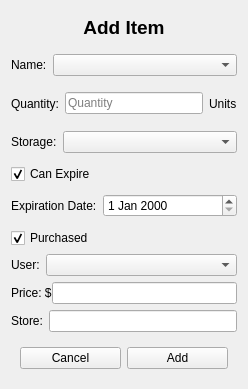
<?xml version="1.0" encoding="UTF-8"?>
<ui version="4.0">
 <class>addItemWindow</class>
 <widget class="QWidget" name="addItemWindow">
  <property name="geometry">
   <rect>
    <x>0</x>
    <y>0</y>
    <width>248</width>
    <height>389</height>
   </rect>
  </property>
  <property name="windowTitle">
   <string>Add Item</string>
  </property>
  <layout class="QVBoxLayout" name="verticalLayout">
   <item>
    <widget class="QLabel" name="label_title">
     <property name="font">
      <font>
       <pointsize>14</pointsize>
       <bold>true</bold>
      </font>
     </property>
     <property name="text">
      <string>Add Item</string>
     </property>
     <property name="alignment">
      <set>Qt::AlignCenter</set>
     </property>
    </widget>
   </item>
   <item>
    <widget class="QWidget" name="widget" native="true">
     <layout class="QHBoxLayout" name="horizontalLayout">
      <property name="leftMargin">
       <number>0</number>
      </property>
      <property name="topMargin">
       <number>0</number>
      </property>
      <property name="rightMargin">
       <number>0</number>
      </property>
      <property name="bottomMargin">
       <number>0</number>
      </property>
      <item>
       <widget class="QLabel" name="label_6">
        <property name="text">
         <string>Name:</string>
        </property>
       </widget>
      </item>
      <item>
       <widget class="QComboBox" name="itemSelector">
        <property name="sizePolicy">
         <sizepolicy hsizetype="Expanding" vsizetype="Fixed">
          <horstretch>0</horstretch>
          <verstretch>0</verstretch>
         </sizepolicy>
        </property>
       </widget>
      </item>
     </layout>
    </widget>
   </item>
   <item>
    <widget class="QWidget" name="widget_5" native="true">
     <layout class="QHBoxLayout" name="horizontalLayout_5">
      <property name="leftMargin">
       <number>0</number>
      </property>
      <property name="topMargin">
       <number>0</number>
      </property>
      <property name="rightMargin">
       <number>0</number>
      </property>
      <property name="bottomMargin">
       <number>0</number>
      </property>
      <item>
       <widget class="QLabel" name="label_3">
        <property name="text">
         <string>Quantity:</string>
        </property>
       </widget>
      </item>
      <item>
       <widget class="QLineEdit" name="quantityInput">
        <property name="placeholderText">
         <string>Quantity</string>
        </property>
       </widget>
      </item>
      <item>
       <widget class="QLabel" name="unitLabel">
        <property name="text">
         <string>Units</string>
        </property>
       </widget>
      </item>
     </layout>
    </widget>
   </item>
   <item>
    <widget class="QWidget" name="widget_2" native="true">
     <layout class="QHBoxLayout" name="horizontalLayout_2">
      <property name="leftMargin">
       <number>0</number>
      </property>
      <property name="topMargin">
       <number>0</number>
      </property>
      <property name="rightMargin">
       <number>0</number>
      </property>
      <property name="bottomMargin">
       <number>0</number>
      </property>
      <item>
       <widget class="QLabel" name="label_5">
        <property name="text">
         <string>Storage:</string>
        </property>
       </widget>
      </item>
      <item>
       <widget class="QComboBox" name="storageSelector">
        <property name="sizePolicy">
         <sizepolicy hsizetype="Expanding" vsizetype="Fixed">
          <horstretch>0</horstretch>
          <verstretch>0</verstretch>
         </sizepolicy>
        </property>
       </widget>
      </item>
     </layout>
    </widget>
   </item>
   <item>
    <widget class="QCheckBox" name="canExpire">
     <property name="text">
      <string>Can Expire</string>
     </property>
     <property name="checked">
      <bool>true</bool>
     </property>
    </widget>
   </item>
   <item>
    <widget class="QWidget" name="expiryData" native="true">
     <layout class="QHBoxLayout" name="horizontalLayout_4">
      <property name="leftMargin">
       <number>0</number>
      </property>
      <property name="topMargin">
       <number>0</number>
      </property>
      <property name="rightMargin">
       <number>0</number>
      </property>
      <property name="bottomMargin">
       <number>0</number>
      </property>
      <item>
       <widget class="QLabel" name="label_4">
        <property name="sizePolicy">
         <sizepolicy hsizetype="Fixed" vsizetype="Preferred">
          <horstretch>0</horstretch>
          <verstretch>0</verstretch>
         </sizepolicy>
        </property>
        <property name="text">
         <string>Expiration Date:</string>
        </property>
       </widget>
      </item>
      <item>
       <widget class="QDateEdit" name="expiryInput"/>
      </item>
     </layout>
    </widget>
   </item>
   <item>
    <widget class="QCheckBox" name="isPurchased">
     <property name="text">
      <string>Purchased</string>
     </property>
     <property name="checked">
      <bool>true</bool>
     </property>
    </widget>
   </item>
   <item>
    <widget class="QWidget" name="purchaseData" native="true">
     <layout class="QVBoxLayout" name="verticalLayout_2">
      <property name="leftMargin">
       <number>0</number>
      </property>
      <property name="topMargin">
       <number>0</number>
      </property>
      <property name="rightMargin">
       <number>0</number>
      </property>
      <property name="bottomMargin">
       <number>0</number>
      </property>
      <item>
       <widget class="QWidget" name="widget_4" native="true">
        <layout class="QHBoxLayout" name="horizontalLayout_8">
         <property name="leftMargin">
          <number>0</number>
         </property>
         <property name="topMargin">
          <number>0</number>
         </property>
         <property name="rightMargin">
          <number>0</number>
         </property>
         <property name="bottomMargin">
          <number>0</number>
         </property>
         <item>
          <widget class="QLabel" name="label_8">
           <property name="text">
            <string>User:</string>
           </property>
          </widget>
         </item>
         <item>
          <widget class="QComboBox" name="userSelector">
           <property name="sizePolicy">
            <sizepolicy hsizetype="Expanding" vsizetype="Fixed">
             <horstretch>0</horstretch>
             <verstretch>0</verstretch>
            </sizepolicy>
           </property>
          </widget>
         </item>
        </layout>
       </widget>
      </item>
      <item>
       <widget class="QWidget" name="widget_3" native="true">
        <layout class="QHBoxLayout" name="horizontalLayout_3">
         <property name="spacing">
          <number>0</number>
         </property>
         <property name="leftMargin">
          <number>0</number>
         </property>
         <property name="topMargin">
          <number>0</number>
         </property>
         <property name="rightMargin">
          <number>0</number>
         </property>
         <property name="bottomMargin">
          <number>0</number>
         </property>
         <item>
          <widget class="QLabel" name="label">
           <property name="text">
            <string>Price: $</string>
           </property>
          </widget>
         </item>
         <item>
          <widget class="QLineEdit" name="priceInput">
           <property name="text">
            <string/>
           </property>
          </widget>
         </item>
        </layout>
       </widget>
      </item>
      <item>
       <widget class="QWidget" name="widget_9" native="true">
        <layout class="QHBoxLayout" name="horizontalLayout_7">
         <property name="spacing">
          <number>6</number>
         </property>
         <property name="leftMargin">
          <number>0</number>
         </property>
         <property name="topMargin">
          <number>0</number>
         </property>
         <property name="rightMargin">
          <number>0</number>
         </property>
         <property name="bottomMargin">
          <number>0</number>
         </property>
         <item>
          <widget class="QLabel" name="label_7">
           <property name="text">
            <string>Store:</string>
           </property>
          </widget>
         </item>
         <item>
          <widget class="QLineEdit" name="storeInput">
           <property name="text">
            <string/>
           </property>
          </widget>
         </item>
        </layout>
       </widget>
      </item>
     </layout>
    </widget>
   </item>
   <item>
    <widget class="QWidget" name="widget_6" native="true">
     <layout class="QHBoxLayout" name="horizontalLayout_6">
      <item>
       <widget class="QPushButton" name="cancelBtn">
        <property name="text">
         <string>Cancel</string>
        </property>
       </widget>
      </item>
      <item>
       <widget class="QPushButton" name="addBtn">
        <property name="text">
         <string>Add</string>
        </property>
       </widget>
      </item>
     </layout>
    </widget>
   </item>
  </layout>
 </widget>
 <resources/>
 <connections/>
</ui>
